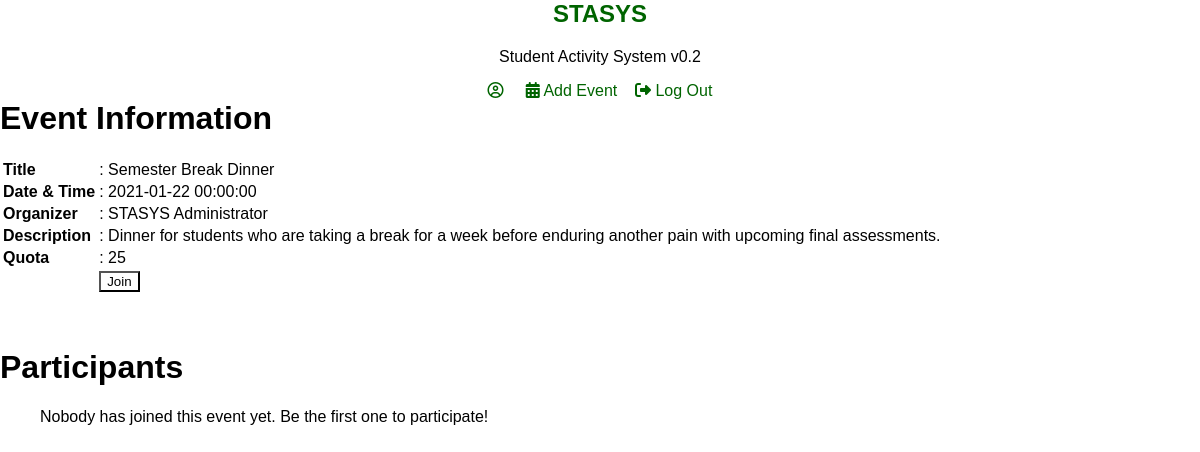
The page /event.php?no=2 on the database its author committed.
### tables this page shows
CREATE TABLE `event` (
  `id` int(5) NOT NULL,
  `title` varchar(100) NOT NULL,
  `info` varchar(255) NOT NULL,
  `date_time` datetime NOT NULL,
  `quota` int(5) NOT NULL,
  `u_id` int(5) NOT NULL,
  `created` date NOT NULL DEFAULT current_timestamp()
);

CREATE TABLE `user` (
  `id` int(5) NOT NULL,
  `un` varchar(50) NOT NULL,
  `pw` varchar(50) NOT NULL,
  `mat_id` varchar(10) NOT NULL,
  `name` varchar(50) NOT NULL,
  `prog` varchar(10) NOT NULL,
  `part` int(2) NOT NULL,
  `created` date NOT NULL DEFAULT current_timestamp()
);

### event.php (the view, shortened to what this page needs)
<?php
	include("config.php");
	$query_user = $conn->query("SELECT * FROM user WHERE id ='".$_SESSION['id']."'");
	$rowuser = $query_user->fetch_assoc();
	if (isset($_GET["no"])){
		$query_event = $conn->query("SELECT * FROM event WHERE id =".$_GET["no"]."");
		$rowevent = $query_event->fetch_assoc();
	}
	$query_org = $conn->query("SELECT * FROM user WHERE id = ".$rowevent['u_id']."");
	$roworg = $query_org->fetch_assoc();
	$count = mysqli_fetch_assoc(mysqli_query($conn, "SELECT COUNT(u_id) as count FROM participation WHERE e_id = ".$rowevent["id"].""));
?>
<html>
	<head>
		<link rel="stylesheet" type="text/css" href="./styles.css"/>
	</head>
	<body>
		<nav align="center" class="align-center">
			<a href="home.php"><h1>STASYS</h1></a>
			<p>Student Activity System v0.2</p>
			<a href="user_profile.php"><i class="fa fa-user-circle-o" aria-hidden="true"></i> <?php echo $rowuser['un']; ?></a>&nbsp;&nbsp;&nbsp;
			<a href="event_add.php"><i class="fa fa-calendar" aria-hidden="true"></i> Add Event</a>&nbsp;&nbsp;&nbsp;
			<a href="logout.php"><i class="fa fa-sign-out" aria-hidden="true"></i> Log Out</a>
		</nav>
		<div class="box-base">
			<h1>Event Information</h1>
			<table>
				<tr><td><b>Title</b></td><td>: <?php echo $rowevent['title']; ?></td></tr></td></tr>
				<tr><td><b>Date &#38; Time</b></td><td>: <?php echo $rowevent['date_time']; ?></td></tr></td></tr>
				<tr><td><b>Organizer</b></td><td>: <?php echo $roworg['name']; ?></td></tr></td></tr>
				<tr><td><b>Description</b></td><td>: <?php echo $rowevent['info']; ?></td></tr></td></tr>
				<tr><td><b>Quota</b></td><td>: <?php echo $rowevent['quota']; ?></td></tr></td></tr>
				<tr><td></td>
					<td>
					<a href="event_join_post.php?no=<?php echo $rowevent['id']; ?>"><input type="button" value="Join"/></a>
					</td>
				</tr>
			</table><br/><br/><br/>
			<h1>Participants</h1>
			<ol>
			<?php $result = mysqli_query($conn, "SELECT * FROM participation WHERE e_id = ".$rowevent['id']."");
			if ($count['count'] > 0){
				while($rows=mysqli_fetch_array($result)){
					$participant = mysqli_fetch_assoc(mysqli_query($conn, "SELECT name FROM user WHERE id = ".$rows['u_id']."")); ?>
				<li><?php echo $participant['name']; ?></li>
			<?php } ?>
			</ol><?php
			}else
				echo 'Nobody has joined this event yet. Be the first one to participate!'; ?>
		</div>
	</body>
</html>

### styles.css (style rules this page uses)
* { background-color: #ffffff00; box-sizing: border-box; font-family: 'Arial'; margin-left: 0; margin-right: 0; margin-top: 0; scroll-behavior: smooth; }
nav a { color: darkgreen; text-decoration: none; }
.align-center { width: 50%; margin: auto; }
.box-base { padding: 0; margin: 0 auto 0 auto; width: 1200px; }

### rows shown on the page
event: title "Semester Break Dinner", date_time "2021-01-22 00:00:00", info "Dinner for students who are taking a break for a week before enduring another pain with upcoming final assessments.", quota "25"
user: name "STASYS Administrator"
